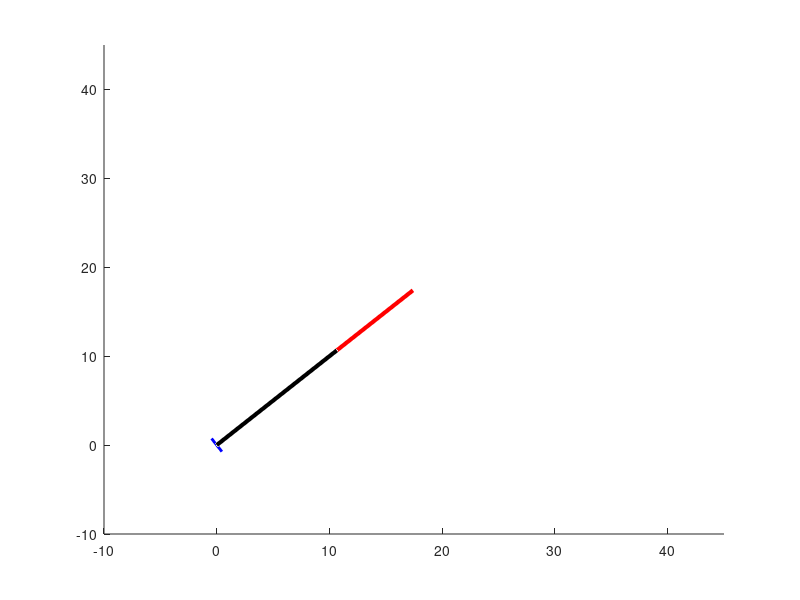

MATLAB code for this plot: (Note: this script raises an error after producing the figure.)
clc;clear all;
format short
% global L1 
% global L2;
% global L3;
% global q1;
% global q2;
% global q3;
% global qh;

L1 = 13.5; L2=15.5; L3=13.5;

x=5;
y=5;
z=5;

d1=L1;
a3=L2;
a4=L3;
PHIH=pi;
s2=sqrt((x^2+y^2)/(a3^2));

c2=1-sqrt((1-s2^2));

q2=atan2(s2,c2);

q1=atan2(y,x);

q3=(PHIH-q1-q2);

T01=[cos(q1) -sin(q1) 0 0;
sin(q1) cos(q1) 0 0;
0 0 1 d1;
0 0 0 1];

T12=[sin(q2) cos(q2) 0 0;
0 0 1 0;
cos(s2) -sin(q2) 0 0;
0 0 0 1];

T23=[cos(q3) -sin(q3) 0 a3;
sin(q3) cos(q3) 0 0;
0 0 1 0;
0 0 0 1];

T34= [1 0 0 a4;
0 1 0 0; 
0 0 1 0;
0 0 0 1];

T02=T01*T12;
T03=T01*T12*T23;
T04=T01*T12*T23*T34;

xlim([0, 45]);
ylim([0, 45]);
zlim([0, 45]);

Ax1=[T01(1,4),T02(1,4)];
Ay1=[T01(2,4),T02(2,4)];
Az1=[T01(3,4),T02(3,4)];
Ax2=[T02(1,4),T03(1,4)];
Ay2=[T02(2,4),T03(2,4)];
Az2=[T02(3,4),T03(3,4)];
Ax3=[T03(1,4),T04(1,4)];
Ay3=[T03(2,4),T04(2,4)];
Az3=[T03(3,4),T04(3,4)];
Ax4=[-.1,.1];
Ay4=[-.1,.1];
Az4=[-.1,.1];

p1=line(Ax1,Ay1,Az1,'LineWidth',[3],'Color','Y');
p2=line(Ax2,Ay2,Az2,'LineWidth',[3],'Color','k');
p3=line(Ax3,Ay3,Az3,'LineWidth',[3],'Color','R');
p4=line(Ax4,Ay4,Az4,'LineWidth',[12],'Color','B');

drawnow
n=1;
r=2
for t=0:0.001:1

phi=2*t*pi;
x=5+r*cos(phi);
y=5+r*sin(phi);
z=5;

d1=L1;
a3=L2;
a4=L3;
PHIH=pi;
s2=sqrt((x^2+y^2)/(a3^2));
c2=1-sqrt((1-s2^2));
q2=atan2(s2,c2);
q1=atan2(y,x);
q3=(PHIH-q1-q2);

T01=[cos(q1) -sin(q1) 0 0;
sin(q1) cos(q1) 0 0;
0 0 1 d1;
0 0 0 1];

T12=[sin(q2) cos(q2) 0 0;
0 0 1 0;
cos(s2) -sin(q2) 0 0;
0 0 0 1];

T23=[cos(q3) -sin(q3) 0 a3;
sin(q3) cos(q3) 0 0;
0 0 1 0;
0 0 0 1];

T34= [1 0 0 a4;
0 1 0 0; 
0 0 1 0;
0 0 0 1];

T02=T01*T12;
T03=T01*T12*T23;
T04=T01*T12*T23*T34;

xlim([-10, 45]);
ylim([-10, 45]);
zlim([-10, 45]);

Ax1=[T01(1,4),T02(1,4)];
Ay1=[T01(2,4),T02(2,4)];
Az1=[0,T02(3,4)];
Ax2=[T02(1,4),T03(1,4)];
Ay2=[T02(2,4),T03(2,4)];
Az2=[T02(3,4),T03(3,4)];
Ax3=[T03(1,4),T04(1,4)];
Ay3=[T03(2,4),T04(2,4)];
Az3=[T03(3,4),T04(3,4)];
Ax4=[-.1,.1];
Ay4=[-.1,.1];
Az4=[-.1,.1];

%p1=line(Ax1,Ay1,Az1,'LineWidth',[3],'Color','Y');
%p2=line(Ax2,Ay2,Az2,'LineWidth',[3],'Color','k');
%p3=line(Ax3,Ay3,Az3,'LineWidth',[3],'Color','R');
%p4=line(Ax4,Ay4,Az4,'LineWidth',[12],'Color','B');

set(p1,'X',Ax1,'Y',Ay1,'Z',Az1);
set(p2,'X',Ax2,'Y',Ay2,'Z',Az2);
set(p3,'X',Ax3,'Y',Ay3,'Z',Az3);
set(p4,'X',Ax4,'Y',Ay4,'Z',Az4);

o1(n,1)=Ax3(2);
o2(n,2)=Ay3(2);
o3(n,3)=Az3(2);
drawnow
pause(0.001)
n=n+1;
end
hold on;
plot3(o1(:,1),o2(:,2),o3(:,3))